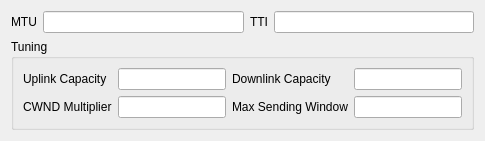
              <widget class="QWidget" name="xray_kcp_box" native="true">
               <property name="sizePolicy">
                <sizepolicy hsizetype="Expanding" vsizetype="Preferred">
                 <horstretch>0</horstretch>
                 <verstretch>0</verstretch>
                </sizepolicy>
               </property>
               <layout class="QVBoxLayout" name="verticalLayout_xray_kcp">
                <item>
                 <layout class="QGridLayout" name="gridLayout_xray_kcp">
                  <item row="0" column="0">
                   <widget class="QLabel" name="xray_kcp_mtu_l">
                    <property name="text">
                     <string>MTU</string>
                    </property>
                    <property name="buddy">
                     <cstring>xray_kcp_mtu</cstring>
                    </property>
                   </widget>
                  </item>
                  <item row="0" column="1">
                   <widget class="QLineEdit" name="xray_kcp_mtu"/>
                  </item>
                  <item row="0" column="2">
                   <widget class="QLabel" name="xray_kcp_tti_l">
                    <property name="text">
                     <string>TTI</string>
                    </property>
                    <property name="buddy">
                     <cstring>xray_kcp_tti</cstring>
                    </property>
                   </widget>
                  </item>
                  <item row="0" column="3">
                   <widget class="QLineEdit" name="xray_kcp_tti"/>
                  </item>
                 </layout>
                </item>
                <item>
                 <widget class="QGroupBox" name="xray_kcp_tuning_box">
                  <property name="uiLevel" stdset="0">
                   <string notr="true">advanced</string>
                  </property>
                  <property name="sizePolicy">
                   <sizepolicy hsizetype="Expanding" vsizetype="Maximum">
                    <horstretch>0</horstretch>
                    <verstretch>0</verstretch>
                   </sizepolicy>
                  </property>
                  <property name="title">
                   <string>Tuning</string>
                  </property>
                  <layout class="QGridLayout" name="gridLayout_xray_kcp_tuning">
                   <item row="0" column="0">
                    <widget class="QLabel" name="xray_kcp_uplink_capacity_l">
                     <property name="text">
                      <string>Uplink Capacity</string>
                     </property>
                     <property name="buddy">
                      <cstring>xray_kcp_uplink_capacity</cstring>
                     </property>
                    </widget>
                   </item>
                   <item row="0" column="1">
                    <widget class="QLineEdit" name="xray_kcp_uplink_capacity"/>
                   </item>
                   <item row="0" column="2">
                    <widget class="QLabel" name="xray_kcp_downlink_capacity_l">
                     <property name="text">
                      <string>Downlink Capacity</string>
                     </property>
                     <property name="buddy">
                      <cstring>xray_kcp_downlink_capacity</cstring>
                     </property>
                    </widget>
                   </item>
                   <item row="0" column="3">
                    <widget class="QLineEdit" name="xray_kcp_downlink_capacity"/>
                   </item>
                   <item row="1" column="0">
                    <widget class="QLabel" name="xray_kcp_cwnd_multiplier_l">
                     <property name="text">
                      <string>CWND Multiplier</string>
                     </property>
                     <property name="buddy">
                      <cstring>xray_kcp_cwnd_multiplier</cstring>
                     </property>
                    </widget>
                   </item>
                   <item row="1" column="1">
                    <widget class="QLineEdit" name="xray_kcp_cwnd_multiplier"/>
                   </item>
                   <item row="1" column="2">
                    <widget class="QLabel" name="xray_kcp_max_sending_window_l">
                     <property name="text">
                      <string>Max Sending Window</string>
                     </property>
                     <property name="buddy">
                      <cstring>xray_kcp_max_sending_window</cstring>
                     </property>
                    </widget>
                   </item>
                   <item row="1" column="3">
                    <widget class="QLineEdit" name="xray_kcp_max_sending_window"/>
                   </item>
                  </layout>
                 </widget>
                </item>
               </layout>
              </widget>
